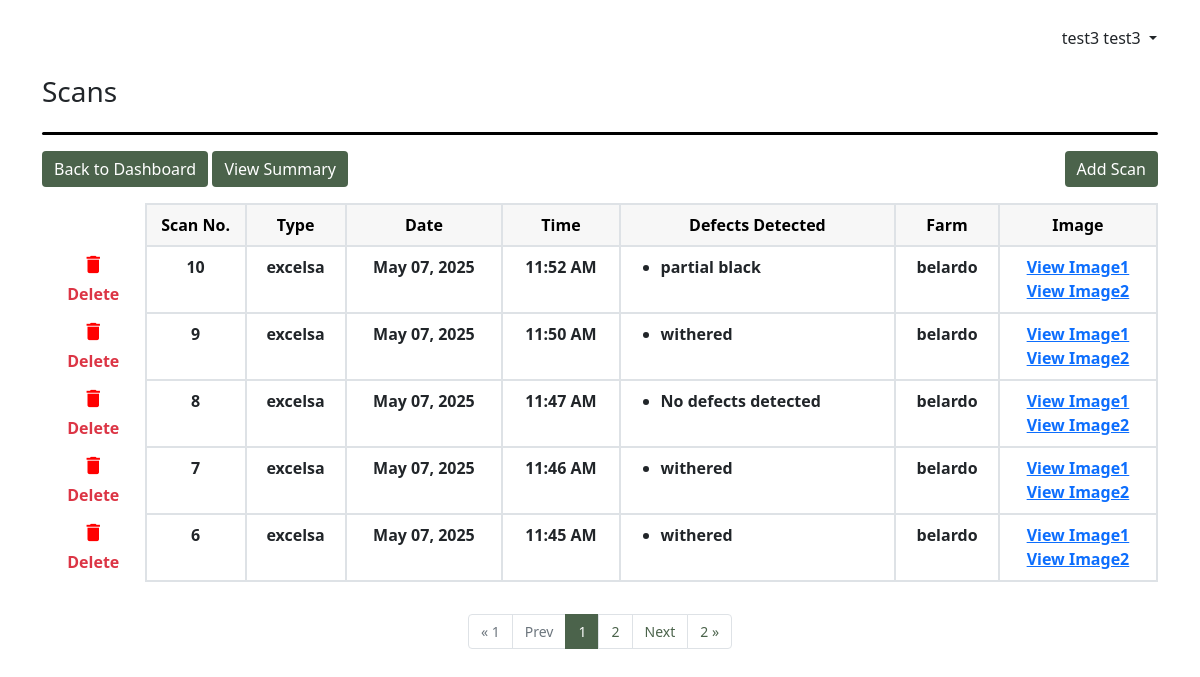
Page /dashboard/view/51/belardo/ (signed in) on the committed database.
### apps/dashboard/models.py (models this page shows, shortened)
class DefectsDetected(models.Model):
    id = models.AutoField(primary_key=True)
    scan_number = models.IntegerField(null=False)
    date_scanned = models.DateTimeField(default=now)
    defects_detected = models.JSONField(max_length=50)
    scanned_image = models.CharField(max_length=255)
    scanned_image2 = models.CharField(max_length=255, null=True)
    batch = models.ForeignKey(BatchSession, on_delete=models.CASCADE)

class BatchSession(models.Model):
    batch_id = models.AutoField(primary_key=True)
    title = models.CharField(max_length=255, null=False)
    date_created = models.DateTimeField(default=now)
    bean_type = models.CharField(max_length=50)
    farm = models.CharField(max_length=255)
    user = models.ForeignKey(User, on_delete=models.CASCADE)

### apps/dashboard/views.py (the view)
# urls.py: path('dashboard/view/<int:batch_id>/<str:title>/', views.ScanListView.as_view(), name="view_scans"),
class ScanListView(LoginRequiredMixin, ListView):
    model = DefectsDetected
    template_name = "dashboard/scans_view.html"
    paginate_by = 5
    def get_context_data(self, **kwargs):
        context = super().get_context_data(**kwargs)
        batchSession = BatchSession.objects.get(batch_id=self.kwargs["batch_id"])
        context["objects"] = batchSession
        page_obj = context['page_obj']
        paginator = page_obj.paginator
        start_index = max(1, page_obj.number - 2)
        end_index = min(paginator.num_pages + 1, page_obj.number + 3)
        context['page_range'] = range(start_index, end_index)
        return context
    def get_queryset(self):
        all_defects = DefectsDetected.objects.filter(batch_id=self.kwargs["batch_id"]).order_by("-scan_number")
        self.queryset = all_defects
        return super().get_queryset()

### apps/dashboard/templates/dashboard/scans_view.html (shortened to what this page needs)
{% extends "layout.html" %}
{% load static %}
{% block head_content %}
<div class="d-inline-flex align-items-end gap-3">
  <h3>Scans</h3>
</div>
<div class="my-3"
  style="
    width: 100%;
    height: 3px;
    background-color: black;
    border-radius: 20px;
  "></div>
{% endblock head_content %}
{% block content %}
<div class="container-fluid m-0 p-0">
  <div class="d-flex justify-content-between">
    <div>
        <a href=" {% url "dashboard" %} " class="text-decoration-none">
        <button class="btn btn-success mb-3">Back to Dashboard</button>
      </a>
      <a href="{% url 'view_summary' objects.batch_id objects.title %}"
        class="text-decoration-none">
        <button class="btn btn-success mb-3">View Summary</button>
      </a>
    </div>
    <a href="{% url "scan_option" objects.batch_id objects.title %}"
      class="text-decoration-none">
      <button class="btn btn-success mb-3">Add Scan</button>
    </a>
  </div>
  <div class="overflow-auto">
    <table
      class="table flex-wrap text-wrap custom-bordered table-data text-center ">
      <thead>
        <tr class="text-black">
          <th scope="col"></th>
          <th scope="col" style="width: 100px">Scan No.</th>
          <th scope="col">Type</th>
          <th scope="col">Date</th>
          <th scope="col">Time</th>
          <th scope="col" style="min-width: 150px">Defects Detected</th>
          <th scope="col">Farm</th>
          <th scope="col">Image</th>
        </tr>
      </thead>
      <tbody style="border-top: 0" id="scan_body_container">
        {% for defect in object_list %}
        <tr class="" id="scan_number_{{ defect.id }}">
          <td class="text-center p-0">
            <div
              class="btn button-show"
              type="button"
              data-bs-toggle="modal"
              data-bs-target="#modal"
              id="liveToastBtn"
              hx-get="{% url 'delete_view_scans' defect.id %}"
              hx-swap="innerHTML"
              hx-target="#swapelement"
              >
              <i class="material-icons" style="font-size: 23px; color: red"
                >delete</i
              >
              <div class="text-danger fw-bold">Delete</div>
            </div>
          </td>
          <td>{{ defect.scan_number}}</td>
          <td>{{ defect.batch.bean_type }}</td>
          <td>{{ defect.date_scanned|date:"F d, Y " }}</td>
          <td>{{ defect.date_scanned|date:"h:i A" }}</td>
          <td>
            <ul class="text-start">
              {% for each_defects_detected in defect.defects_detected %}
              <li>
                {% if each_defects_detected == "none" %}
                No defects detected
                {% else%}
                {{ each_defects_detected }}
                {% endif %}
              </li>
              {% endfor %}
            </ul>
          </td>
          <td>{{ defect.batch.farm }}</td>
          <td>
            <a
              target="_blank"
              href="{% static 'final_detected_images/' %}{{ defect.scanned_image }}"
              >View Image1</a>
              <br>
            <a
              target="_blank"
              href="{% static 'final_detected_images/' %}{{ defect.scanned_image2 }}"
              >View Image2</a>
          </td>
        </tr>
        {% endfor %}
      </tbody>
    </table>
  </div>
</div>
{% if page_obj.paginator.num_pages > 1%}
  {% if page_obj.has_next or page_obj.has_previous %}
  <nav aria-label="Page navigation " class="d-flex justify-content-center align-items-center">
    <ul class="pagination pagination-custom mt-3 mb-0">
      {% if not page_obj.has_previous %}
        <li class="page-item disabled">
          <a class="page-link" href="#">&laquo; 1</a>
        </li>
        <li class="page-item disabled">
          <a class="page-link" href="#">Prev</a>
        </li>
      {% endif %}
    {% for page_num in page_range %}
      {% if page_num == page_obj.number %}
        <li class="page-item current-page">
          <a class="page-link">{{ page_num }}</a>
        </li>
      {% else %}
        {% if search_query %}
        <li class="page-item">
          <a class="page-link" href="?page={{ page_num }}&search={{search_query}}">{{ page_num }}</a>
        </li>
        {% else %}
        <li class="page-item">
          <a class="page-link" href="?page={{ page_num }}">{{ page_num }}</a>
        </li>
        {% endif %}
      {% endif %}
    {% endfor %}
      {% if page_obj.has_next %}
        {% if search_query %}
        <li class="page-item"><a class="page-link" href="?page={{ page_obj.next_page_number }}&search={{search_query}}">Next</a></li>
        <li class="page-item"><a class="page-link" href="?page={{ page_obj.paginator.num_pages }}&search={{search_query}}">{{page_obj.paginator.num_pages}} &raquo;</a></li>
        {% else %}
        <li class="page-item"><a class="page-link" href="?page={{ page_obj.next_page_number }}">Next</a></li>
        <li class="page-item"><a class="page-link" href="?page={{ page_obj.paginator.num_pages }}">{{page_obj.paginator.num_pages}} &raquo;</a></li>
        {% endif %}
      {% endif %}
    </ul>
  </nav>
  {% endif %}
{% endif %}
{% endblock content %}

### apps/templates/layout.html (shortened to what this page needs)
{% load static %}
<!DOCTYPE html>
<html lang="en">
  <head>
    <link href="https://cdn.jsdelivr.net/npm/bootstrap@5.1.3/dist/css/bootstrap.min.css" rel="stylesheet" />
    <link href="{% static 'style.css' %}?v={{ current_time }}" rel="stylesheet"/>
  </head>
  <body>
    <div class="container-md mb-3">
      <div>
        <div class="title row flex-column-reverse flex-sm-row m-0">
          <h3 class="col my-4 p-0">
          </h3>
          <div class="col col-sm-3 my-4 col-md-3 text-sm-center text-md-end p-0">
            <div
              class="dropdown-toggle btn p-0"
              data-bs-toggle="dropdown"
              aria-expanded="false">
              {{ request.user.first_name }} {{ request.user.last_name }}
            </div>
          </div>
        </div>
        {% block head_content %} {% endblock head_content %}
      </div>
      {% block content %} {% endblock content %}
    </div>
  </body>
</html>

### static/style.css (style rules this page uses)
:root { --main-green-theme: rgb(75, 99, 75); }
.title > h3 { font-size: 2em; font-family: "Oswald", sans-serif; font-optical-sizing: auto; font-style: normal; color: rgb(75, 99, 75); }
.btn-success { background-color: var(--main-green-theme); border: none; }
thead { color: grey; }
.table-data th, .table-summary th { background-color: rgba(128, 128, 128, 0.062); vertical-align: middle; }
.table-data th:first-child { background-color: transparent; }
.table-data td { font-weight: 600; }
table.custom-bordered td, table.custom-bordered th, table.table-summary td, table.table-summary th { border: 2px solid #dee2e6; }
table.custom-bordered th:first-child, table.custom-bordered td:first-child { border: none; }
@media screen and (min-width: 576px) { .title > h3 { font-size: 3em; } }
.page-link { color: var(--main-green-theme); }
.pagination-custom { font-size: 14px; }
.current-page a { color: white; background-color: var(--main-green-theme) !important; border-color: var(--main-green-theme) !important; }
@media screen and (min-width: 768px) { .title > h3 { font-size: 4em; } }

### rows in the picture
DefectsDetected: scan_number "10", batch.bean_type "excelsa", date_scanned "May 07, 2025", date_scanned "11:52 AM", defects_detected "partial black", batch.farm "belardo"
DefectsDetected: scan_number "9", batch.bean_type "excelsa", date_scanned "May 07, 2025", date_scanned "11:50 AM", defects_detected "withered", batch.farm "belardo"
DefectsDetected: scan_number "8", batch.bean_type "excelsa", date_scanned "May 07, 2025", date_scanned "11:47 AM", batch.farm "belardo"
DefectsDetected: scan_number "7", batch.bean_type "excelsa", date_scanned "May 07, 2025", date_scanned "11:46 AM", defects_detected "withered", batch.farm "belardo"
DefectsDetected: scan_number "6", batch.bean_type "excelsa", date_scanned "May 07, 2025", date_scanned "11:45 AM", defects_detected "withered", batch.farm "belardo"

### other values in the picture
{{ request.user.first_name }} "test3"
{{ request.user.last_name }} "test3"
{{ page_num }} "1"
{{ page_num }} "2"
{{ page_obj.paginator.num_pages }} "2"
